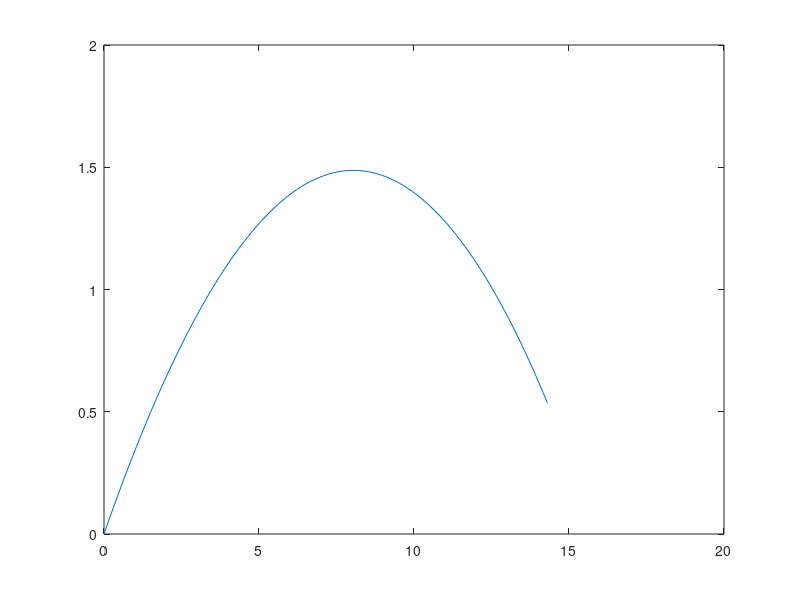

Write the MATLAB code that produced this figure.
% Deven Hurt, Raul Jordan, Ha Le, Maille Radford
% Final Project
close all
clear all
clc
%% Part 1a

% First we define all the constants necessary for our calculations. 
% Here C = Coefficient of Drag of a ski jumper
% L = height of a person divided by two due to crouching
% R = average width of shoulders is 18 inches, so we divide it by two.
% A = Cross sectional area
% p = density
C = 1.1;
L = 1.8./2; 
R = 0.23;
A = 2*R*L;
p = 1.2;

% mu = coefficient of static friction for ski jumper against the snow
% m = average mass of ski jumper in kg
% g = gravitational acceleration m/s^2
% h = height of ski jumper
% dt = differential in time
% N = number of iterations
mu = 0.05;
g = 9.8;
m = 70; 
h = 1.8; 
dt = 0.01;  
N = 100; 

% Defines the olympic standard x distance of a ski jump in meters
x_distance = 101.6; 

% Defines the two different thetas we will be looping over to discover the
% best value. The first theta is the slope of the mountain as the skiier
% goes down, while the second theta is the slope as he/she comes back up
theta = linspace(30,40, 100);
theta2 = linspace(10,20,100);

% Initialize the best indeces for the values of theta and theta2, 
% respectively as well as our best value for x
bestx = 0;
bestn = 1;
bestm = 1;

% Now we loop over both linspaces for theta
for n = 1:length(theta)
    for j = 1:length(theta2)
   
    % We calculate the height trigonometrically
    h = x_distance*sind(theta(n)); 

    % We obtain the first velocity calculation in our model, which will
    % take into account drag and the normal force of the mountain on the
    % skiier as explained in our model.
    v1 = sqrt((2*m*g*h - 2*mu*m*g*cosd(theta(n))*(h/sind(theta(n)))) ...
        /(m+p*A*C*(h/sind(theta(n)))));

    %% Part 1b

    % L is the integral from 0 to any constant we want that we'll solve 
    % for of 20/sqrt(1+4x^2)... The constant is 20/tan(theta) and we assign
    % the second height in our model to be 20 meters arbitrarily
    
    h2 = 20;
    
    % We define a function handle to perform our integration 
    fun = @(q) h2./sqrt(1+4.*q.^2);
    
    % We obtain the length of the parabola by integrating and incorporate
    % this in our second velocity calculation
    L_other = integral(fun, 0, h2/tan(theta(n)));

    % We incorporate this length in our other velocity calculation which we
    % find using conservation of energy as explained in our model
    v2 = sqrt((2*m*g*h2 - 2*mu*m*g*cosd(theta(n))*...
        abs(L_other))./(m+p*A*C*L_other)) + v1;

    %% Part 1 c

    % We now find the this velocity calculation as explained in our model
    % as the skiier takes off from the mountain again using conservation of
    % momentum and the second height we abritrarily defined for the
    % mountain a few lines above. We define this as a variable named "num"
    % for numerator to make our code look cleaner.
    num = m*v2^2 - 2*m*g*h2 - C*p*A*v2^2*(h2/sind(theta2(m))) ...
        - 2*mu*m*g*cosd(theta(n))*(h2./sind(theta(n)));
    
    % Now we actually compute this thirs velocity as the square root of the
    % numerator defined above divided by the mass of the skiier from
    % conservation of energy.
    v3 = sqrt(abs(num)/m);

    
    % Using the BSA equation, except divided by 2, we obtain the cross
    % sectional area
    A = (sqrt(m*h/3600))/2; 
   
    % Now we find drag from the equation
    D = (p*C*A)/2;
   

    % define initial conditions
    x0 = 0;
    y0 = 5; 
    vx0 = v3*cosd(theta2(j));
    vy0 = v3*sind(theta2(j));


    % define data arrays for evolving our system
    x = zeros(1,N); 
    x(n) = x0;
    y = zeros(1,N);
    y(n) = y0;
    vx = zeros(N); 
    vx(1) = vx0;
    vy = zeros(N); 
    vy(1) = vy0;

    i = 1;
    j = 1;

    % Using evolver, we now step N times over these arrays and set the next
    % element using simple kinematics
    while i < N
        ax = -(D/m)*v3*vx(i);
        vx(i+1) = vx(i) + ax*dt;
        x(i+1) = x(i) + vx(i)*dt + 0.5*ax*dt^2;
        ay = -g - ((D/m)*v3*vy(i));
        vy(i+1) = vy(i) + ay*dt;
        y(i+1) = y(i) + vy(i)*dt + 0.5*ay*dt^2;
    
        % We now use this to calculate our best indeces for x, theta and
        % theta 2 by optimizing the system
        if y(i+1) < 0 
             i = N;
        else 
             i = i + 1;
        end
        
        if (x(i) > bestx)
            bestx = x(i);
            bestn = n;
        end
        
    end
    
    

    end
end

% From our system evolver, we use the best indeces we calculated before and
% now obtain our best values which match what we were expecting before.
best_theta = theta(bestn); 
best_theta2 = theta2(bestn);

fprintf('The best value for theta is%7.3f and for theta2 is%7.3f\n',...
    best_theta,best_theta2);

% Now we obtain the value of d matching the bestx we found from our
% looping. From our model, we see that d can be expressed as 
% cosd(theta) = bestx/d so d = bestx / cosd(theta)
d = bestx / cosd(best_theta);
fprintf('The value of d is%7.3f\n', d);

plot(x,y);





